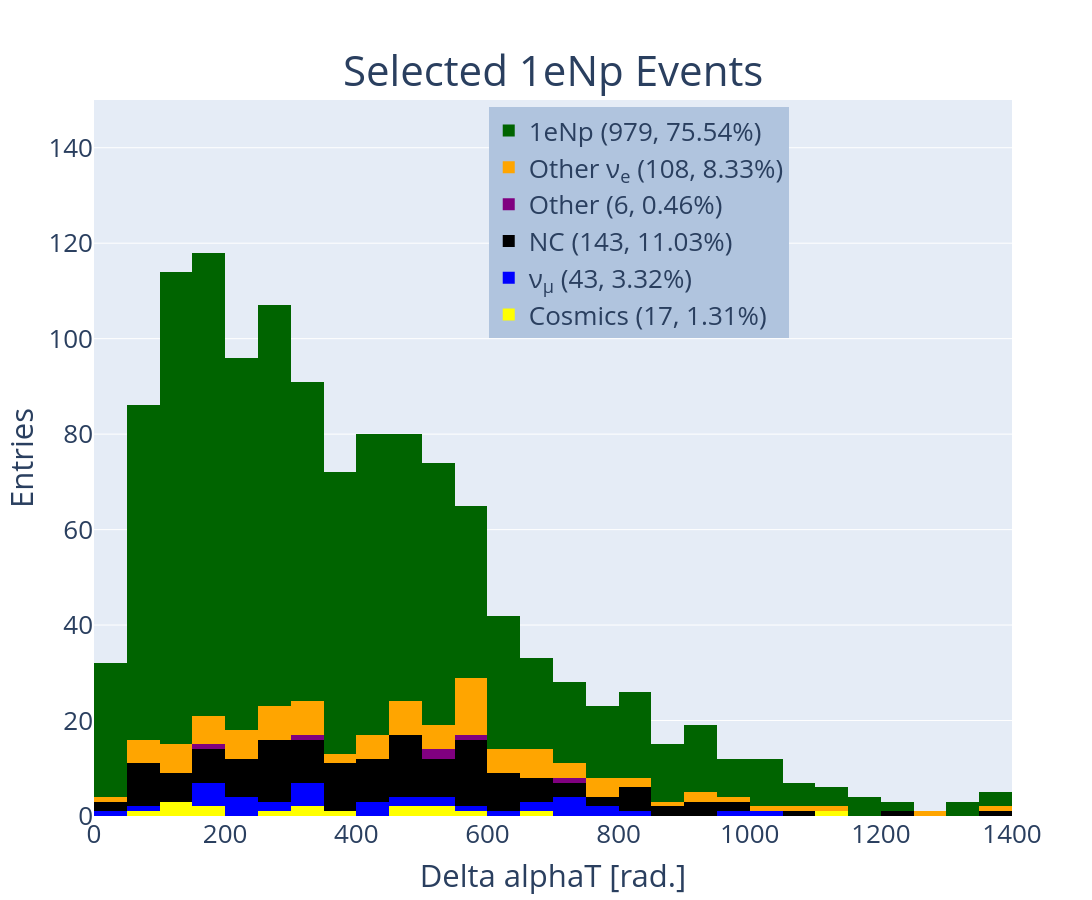

The notebook cell saved with this chart:
### Code cell
#hist_1d('reco_nu_energy',[0,5000],[0,5000,250],'Reco Neutrino Energy [MeV]','Selected 1e1p Events','1e1p')
hist_1d('delta_pt_reco',[0,1400],[0,1400,50],'Delta alphaT [rad.]','Selected 1eNp Events','1eNp')
#hist_1d('reco_nu_energy',[0,5000],[0,5000,100],'Reco Neutrino Energy [MeV]','Selected CC \u03BD<sub>e</sub> Inclusive Events','Nue')

### Figure 1 — Plotly figure (JSON) as saved in the notebook; plotly's stock layout.template omitted (floating-point values rounded to 4 significant figures; data arrays with more than 128 entries replaced by an {"elided": "..."} marker saying what was removed)
{"data": [{"marker": {"color": "yellow"}, "name": "Cosmics (17, 1.31%)", "type": "histogram", "x": [667.0, 103.3, 276.3, 555.2, 391.6, 156.8, 540.0, 319.3, 309.4, 127.5, 1100.0, 454.0, 112.1, 529.2, 483.7, 87.7, 171.6], "xaxis": "x", "xbins": {"end": 1400, "size": 50, "start": 0}, "yaxis": "y"}, {"marker": {"color": "blue"}, "name": "ν<sub>μ</sub> (43, 3.32%)", "type": "histogram", "x": [493.1, 2782.0, 403.5, 616.8, 313.0, 325.9, 84.56, 427.0, 158.7, 326.8, 651.2, 341.0, 740.4, 199.2, 712.8, 150.2, 1442.0, 171.6, 993.8, 198.7, 38.2, 229.2, 554.2, 1458.0, 1001.0, 307.0, 255.4, 239.0, 787.5, 237.9, 823.3, 477.9, 697.1, 738.2, 1515.0, 730.1, 2535.0, 536.7, 253.1, 242.9, 431.3, 758.8, 523.9], "xaxis": "x", "xbins": {"end": 1400, "size": 50, "start": 0}, "yaxis": "y"}, {"marker": {"color": "black"}, "name": "NC (143, 11.03%)", "type": "histogram", "x": {"elided": "143 float values"}, "xaxis": "x", "xbins": {"end": 1400, "size": 50, "start": 0}, "yaxis": "y"}, {"marker": {"color": "purple"}, "name": "Other (6, 0.46%)", "type": "histogram", "x": [304.2, 547.6, 741.9, 167.5, 565.0, 512.6], "xaxis": "x", "xbins": {"end": 1400, "size": 50, "start": 0}, "yaxis": "y"}, {"marker": {"color": "orange"}, "name": "Other ν<sub>e</sub> (108, 8.33%)", "type": "histogram", "x": [348.4, 602.2, 574.6, 595.9, 191.7, 621.1, 1274.0, 183.4, 2340.0, 342.7, 158.7, 257.9, 1041.0, 62.41, 387.8, 655.2, 686.1, 292.7, 4099.0, 432.5, 588.6, 571.0, 439.3, 1408.0, 792.3, 180.9, 840.5, 567.9, 658.6, 536.4, 451.2, 4670.0, 1592.0, 1119.0, 579.1, 561.9, 71.76, 620.9, 594.9, 654.9, 1515.0, 1356.0, 268.4, 116.1, 678.5, 291.7, 255.8, 697.1, 466.9, 938.5, 418.3, 789.5, 744.4, 43.04, 863.7, 145.4, 184.1, 470.9, 553.0, 594.1, 558.4, 344.1, 815.1, 307.2, 530.9, 3512.0, 145.1, 2874.0, 247.7, 644.7, 961.8, 223.4, 282.6, 735.3, 206.0, 431.2, 310.2, 138.2, 2230.0, 442.0, 374.2, 489.3, 501.4, 2218.0, 508.2, 530.2, 495.1, 466.6, 778.3, 56.42, 327.5, 1078.0, 251.3, 630.2, 241.5, 66.57, 78.75, 560.8, 229.0, 923.2, 189.9, 119.3, 728.5, 795.2, 467.1, 305.7, 128.1, 205.5], "xaxis": "x", "xbins": {"end": 1400, "size": 50, "start": 0}, "yaxis": "y"}, {"marker": {"color": "darkgreen"}, "name": "1eNp (979, 75.54%)", "type": "histogram", "x": {"elided": "979 float values"}, "xaxis": "x", "xbins": {"end": 1400, "size": 50, "start": 0}, "yaxis": "y"}], "layout": {"annotations": [{"font": {"size": 46}, "showarrow": false, "text": "<span style='font-size: 42px;'>Selected 1eNp Events", "x": 0.5, "xanchor": "center", "xref": "paper", "y": 1, "yanchor": "bottom", "yref": "paper"}], "barmode": "stack", "font": {"size": 26}, "height": 900, "legend": {"bgcolor": "LightSteelBlue", "bordercolor": "Black", "x": 0.43, "xanchor": "left", "y": 0.99, "yanchor": "top"}, "showlegend": true, "width": 1200, "xaxis": {"anchor": "y", "domain": [0, 1], "range": [0, 1400], "title": {"text": "Delta alphaT [rad.]"}}, "yaxis": {"anchor": "x", "domain": [0, 1], "range": [0, 150], "title": {"text": "Entries"}}}}
